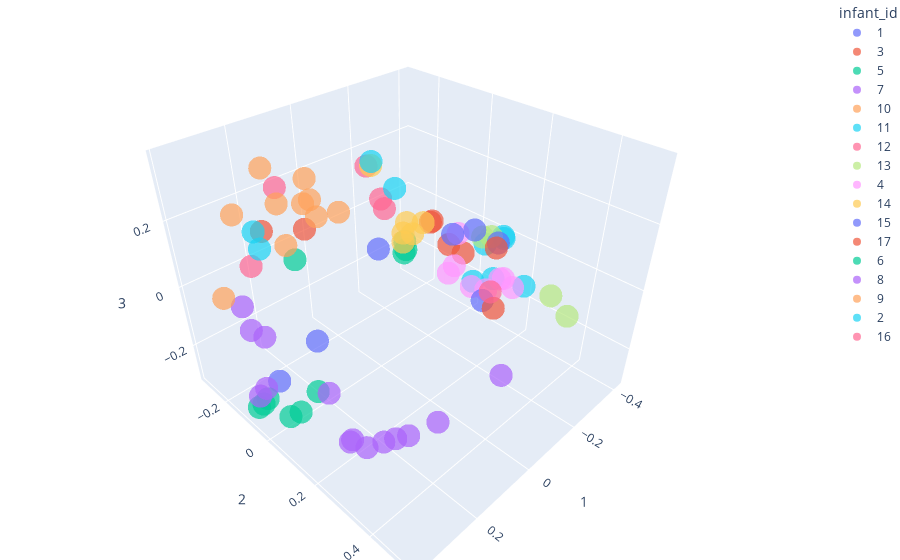

This figure's notebook cell:
### Markdown cell above
#### Infant clustering

### Code cell
fig = px.scatter_3d(pcoa_braycurtis_metadata_samples3_merged,
                    x=1,
                    y=2,
                    z=3,
                    color='infant_id',
                    opacity=0.7)

fig.update_layout(margin=dict(l=0, r=0, b=0, t=0))
fig.show()

### Figure 1 — Plotly figure (JSON) as saved in the notebook; plotly's stock layout.template omitted (floating-point values rounded to 4 significant figures)
{"data": [{"hovertemplate": "infant_id=1<br>1=%{x}<br>2=%{y}<br>3=%{z}<extra></extra>", "legendgroup": "1", "marker": {"color": "#636efa", "opacity": 0.7, "symbol": "circle"}, "mode": "markers", "name": "1", "scene": "scene", "showlegend": true, "type": "scatter3d", "x": [0.283, 0.09099, -0.2186], "y": [-0.1105, -0.1864, -0.2439], "z": [-0.274, -0.2896, -0.126]}, {"hovertemplate": "infant_id=3<br>1=%{x}<br>2=%{y}<br>3=%{z}<extra></extra>", "legendgroup": "3", "marker": {"color": "#EF553B", "opacity": 0.7, "symbol": "circle"}, "mode": "markers", "name": "3", "scene": "scene", "showlegend": true, "type": "scatter3d", "x": [0.05686, 0.25, 0.2218, 0.07062, -0.2632, -0.3262], "y": [0.3368, -0.1456, -0.003058, 0.3071, -0.05339, -0.1195], "z": [0.2516, 0.1818, 0.2365, 0.2659, 0.03761, -0.02044]}, {"hovertemplate": "infant_id=5<br>1=%{x}<br>2=%{y}<br>3=%{z}<extra></extra>", "legendgroup": "5", "marker": {"color": "#00cc96", "opacity": 0.7, "symbol": "circle"}, "mode": "markers", "name": "5", "scene": "scene", "showlegend": true, "type": "scatter3d", "x": [-0.2592, -0.2582, 0.3391, 0.3773, 0.3569, 0.2257, 0.2942, 0.3264, -0.2486], "y": [-0.1645, -0.1588, -0.08845, -0.07303, -0.08309, -0.01355, -0.003893, -0.005877, -0.1574], "z": [-0.07951, -0.1074, -0.2862, -0.2804, -0.2901, -0.2861, -0.3085, -0.3034, -0.1144]}, {"hovertemplate": "infant_id=7<br>1=%{x}<br>2=%{y}<br>3=%{z}<extra></extra>", "legendgroup": "7", "marker": {"color": "#ab63fa", "opacity": 0.7, "symbol": "circle"}, "mode": "markers", "name": "7", "scene": "scene", "showlegend": true, "type": "scatter3d", "x": [0.3333, 0.3723, 0.3548, 0.2471, 0.2383, 0.2798, 0.3002, -0.002833], "y": [-0.1508, -0.06561, -0.0579, 0.3178, 0.3526, 0.1132, 0.2735, 0.4253], "z": [-0.008202, -0.2369, -0.2153, -0.1953, -0.1642, -0.1658, -0.2196, -0.08533]}, {"hovertemplate": "infant_id=10<br>1=%{x}<br>2=%{y}<br>3=%{z}<extra></extra>", "legendgroup": "10", "marker": {"color": "#FFA15A", "opacity": 0.7, "symbol": "circle"}, "mode": "markers", "name": "10", "scene": "scene", "showlegend": true, "type": "scatter3d", "x": [0.3836, 0.2051, 0.2398, 0.2146, 0.1974], "y": [-0.1403, 0.1061, 0.07237, 0.005671, -0.006352], "z": [0.05081, 0.3183, 0.3073, 0.3663, 0.3026]}, {"hovertemplate": "infant_id=11<br>1=%{x}<br>2=%{y}<br>3=%{z}<extra></extra>", "legendgroup": "11", "marker": {"color": "#19d3f3", "opacity": 0.7, "symbol": "circle"}, "mode": "markers", "name": "11", "scene": "scene", "showlegend": true, "type": "scatter3d", "x": [-0.1088, -0.1225, -0.1148, -0.4143, -0.378, -0.285], "y": [0.2359, 0.3811, 0.2937, 0.03114, 0.1233, 0.1927], "z": [0.04355, 0.09486, 0.0778, -0.07215, 0.01167, 0.07582]}, {"hovertemplate": "infant_id=12<br>1=%{x}<br>2=%{y}<br>3=%{z}<extra></extra>", "legendgroup": "12", "marker": {"color": "#FF6692", "opacity": 0.7, "symbol": "circle"}, "mode": "markers", "name": "12", "scene": "scene", "showlegend": true, "type": "scatter3d", "x": [-0.2474, -0.1332, -0.2507, 0.264, 0.176], "y": [-0.2577, -0.1884, -0.2454, -0.1979, -0.1794], "z": [0.03803, 0.2118, 0.007769, 0.06033, 0.262]}, {"hovertemplate": "infant_id=13<br>1=%{x}<br>2=%{y}<br>3=%{z}<extra></extra>", "legendgroup": "13", "marker": {"color": "#B6E880", "opacity": 0.7, "symbol": "circle"}, "mode": "markers", "name": "13", "scene": "scene", "showlegend": true, "type": "scatter3d", "x": [-0.279, -0.3742, -0.1075, -0.09996], "y": [0.1545, 0.05068, 0.515, 0.4704], "z": [0.06746, -0.02036, 0.08693, 0.1252]}, {"hovertemplate": "infant_id=4<br>1=%{x}<br>2=%{y}<br>3=%{z}<extra></extra>", "legendgroup": "4", "marker": {"color": "#FF97FF", "opacity": 0.7, "symbol": "circle"}, "mode": "markers", "name": "4", "scene": "scene", "showlegend": true, "type": "scatter3d", "x": [-0.342, -0.3388, -0.2654, -0.2121, -0.2916, -0.3763, -0.3722, -0.3379], "y": [-0.05151, -0.02517, 0.16, 0.1492, 0.0241, 0.1255, 0.1412, 0.2008], "z": [-0.186, -0.1431, -0.1029, -0.0698, 0.01603, -0.1376, -0.1261, -0.1113]}, {"hovertemplate": "infant_id=14<br>1=%{x}<br>2=%{y}<br>3=%{z}<extra></extra>", "legendgroup": "14", "marker": {"color": "#FECB52", "opacity": 0.7, "symbol": "circle"}, "mode": "markers", "name": "14", "scene": "scene", "showlegend": true, "type": "scatter3d", "x": [-0.2499, -0.3298, -0.3432, -0.2729, -0.304, -0.3256], "y": [-0.302, -0.2447, -0.2413, -0.1864, -0.1749, -0.1497], "z": [0.1356, -0.1145, -0.07902, -0.09856, -0.07622, -0.0339]}, {"hovertemplate": "infant_id=15<br>1=%{x}<br>2=%{y}<br>3=%{z}<extra></extra>", "legendgroup": "15", "marker": {"color": "#636efa", "opacity": 0.7, "symbol": "circle"}, "mode": "markers", "name": "15", "scene": "scene", "showlegend": true, "type": "scatter3d", "x": [-0.2568, -0.3685, -0.4028, -0.1963], "y": [0.03353, 0.02335, 0.0888, 0.2031], "z": [0.03219, -0.0052, -0.03716, -0.0814]}, {"hovertemplate": "infant_id=17<br>1=%{x}<br>2=%{y}<br>3=%{z}<extra></extra>", "legendgroup": "17", "marker": {"color": "#EF553B", "opacity": 0.7, "symbol": "circle"}, "mode": "markers", "name": "17", "scene": "scene", "showlegend": true, "type": "scatter3d", "x": [-0.1142, -0.3083], "y": [0.3031, 0.1529], "z": [-0.009532, 0.01649]}, {"hovertemplate": "infant_id=6<br>1=%{x}<br>2=%{y}<br>3=%{z}<extra></extra>", "legendgroup": "6", "marker": {"color": "#00cc96", "opacity": 0.7, "symbol": "circle"}, "mode": "markers", "name": "6", "scene": "scene", "showlegend": true, "type": "scatter3d", "x": [0.2106], "y": [-0.07364], "z": [0.1139]}, {"hovertemplate": "infant_id=8<br>1=%{x}<br>2=%{y}<br>3=%{z}<extra></extra>", "legendgroup": "8", "marker": {"color": "#ab63fa", "opacity": 0.7, "symbol": "circle"}, "mode": "markers", "name": "8", "scene": "scene", "showlegend": true, "type": "scatter3d", "x": [0.3267, 0.2629, 0.3201, 0.1902, 0.3633, 0.3837], "y": [0.2451, 0.2926, 0.2462, 0.3995, -0.009541, -0.03127], "z": [-0.2013, -0.2146, -0.1978, -0.1199, -0.006792, 0.01331]}, {"hovertemplate": "infant_id=9<br>1=%{x}<br>2=%{y}<br>3=%{z}<extra></extra>", "legendgroup": "9", "marker": {"color": "#FFA15A", "opacity": 0.7, "symbol": "circle"}, "mode": "markers", "name": "9", "scene": "scene", "showlegend": true, "type": "scatter3d", "x": [0.2518, 0.2409, 0.3171, 0.2027, 0.1468], "y": [-0.06058, -0.1268, -0.1536, -0.119, -0.1082], "z": [0.292, 0.3551, 0.252, 0.1318, 0.2332]}, {"hovertemplate": "infant_id=2<br>1=%{x}<br>2=%{y}<br>3=%{z}<extra></extra>", "legendgroup": "2", "marker": {"color": "#19d3f3", "opacity": 0.7, "symbol": "circle"}, "mode": "markers", "name": "2", "scene": "scene", "showlegend": true, "type": "scatter3d", "x": [0.2825, 0.2829, -0.03696, 0.01263], "y": [-0.111, -0.1276, 0.02787, -0.0007385], "z": [0.1608, 0.2021, 0.2576, 0.3372]}, {"hovertemplate": "infant_id=16<br>1=%{x}<br>2=%{y}<br>3=%{z}<extra></extra>", "legendgroup": "16", "marker": {"color": "#FF6692", "opacity": 0.7, "symbol": "circle"}, "mode": "markers", "name": "16", "scene": "scene", "showlegend": true, "type": "scatter3d", "x": [-0.2021], "y": [0.2237], "z": [-0.04435]}], "layout": {"legend": {"title": {"text": "infant_id"}, "tracegroupgap": 0}, "margin": {"b": 0, "l": 0, "r": 0, "t": 0}, "scene": {"domain": {"x": [0, 1], "y": [0, 1]}, "xaxis": {"title": {"text": "1"}}, "yaxis": {"title": {"text": "2"}}, "zaxis": {"title": {"text": "3"}}}}}
